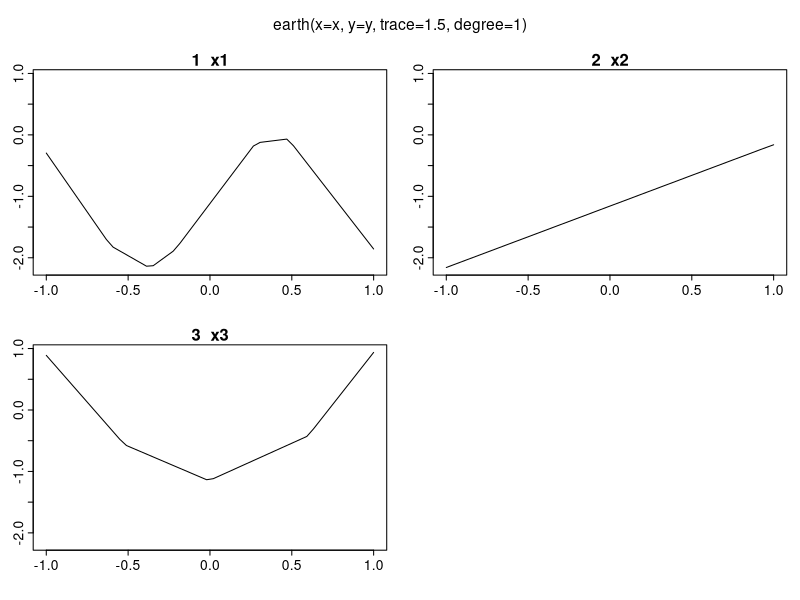

Here is the R script that generated this plot: (Note: this script raises an error after producing the figure.)
# test.big: test earth with a biggish model

library(earth)
if(!interactive())
    postscript(paper="letter")
options(warn=1)
options(digits=3)
printf <- function(format, ...) cat(sprintf(format, ...)) # like c printf
set.seed(2015)

p <- 100
n <- 20000 # big enough to cross ten-thousand-cases barrier in plotres and plotmo

# p <- 100; n <- 10e6 # earth 4.4.0: Error in forward.pass: Out of memory (could not allocate 15 GB)
                      # ok with nk=21, 42 minutes to build model
                      # earth 4.6.3: Stopped after two hours, much memory paging

# p <- 100; n <- 9e6  # windows 64 bit system, 2.9 GHz i7, 32 gig ram, SSD drive:
                      # earth 4.4.0: Out of memory (could not allocate 15 GB)
                      # earth 4.6.3: ok (earth now uses .Call instead of .C to invoke ForwardPassR)
                      #              55 mins to build model

# p <- 100; n <- 8e6  # 51 minutes to build model, additional 1.5 minutes for plotmo and plotres

# p <- 2; n <- 60e6   # ok

# p <- 2; n <- 80e6   # ok (but not enough memory to get leverages)
#                     # 18 minutes to build model, additional 8 minutes for plotmo and plotres
#
# p <- 2; n <- 100e6  # earth 4.6.3: thrashes, interupted after a few hours
#                     # earth 4.4.0 Error in leaps.setup: Reached total allocation of 32673Mb
#                     # ok with nk=11, not so much thrashing, 10 minutes

cat("creating x\n")
ran <- function() runif(n, min=-1, max=1)
set.seed(2015)
x <- matrix(ran(), ncol=1)
if(p >= 2)
    x <- cbind(x, ran())
if(p >= 3)
    x <- cbind(x, ran())
if(p >= 4) {
    # xran saves time generating x, ok because func uses only columns x1, x2, and x3
    xran <- ran()
    x <- cbind(x, matrix(xran, nrow=n, ncol=p-3))
}
colnames(x) <- paste("x", 1:ncol(x), sep="")
func <- function(x) # additive, no interactions
{
    y <- sin(4 * x[,1])
    if(p > 1)
        y <- y + x[,2]
    if(p > 2)
        y <- y + 2 * x[,3]^2 - 1
    y
}
cat("creating y\n")
y <- func(x)
cat("calling earth\n")
start.time <- proc.time()
a <- earth(x, y, degree=1, trace=1.5)
if(interactive())
    printf("n %g p %g: earth time %.3f seconds (%.3f minutes)\n",
        n, p,
        (proc.time() - start.time)[3],
        (proc.time() - start.time)[3] / 60)
cat("print(summary(a1)):\n")
print(summary(a))
invisible(gc())
cat("calling plotmo\n")
plotmo(a, trace=-1)
invisible(gc())
cat("calling plotres\n")
set.seed(2015) # TODO this is necessary, why?
plot(a, trace=1)
if(interactive()) {
    printf("n %g p %g: total time %.3f seconds (%.3f minutes)\n",
         n, p,
        (proc.time() - start.time)[3],
        (proc.time() - start.time)[3] / 60)
    x <- y <- 0 # free memory by reducing size of large matrices
    gc()        # release memory back to operating system
}
if(!interactive()) {
    dev.off()         # finish postscript plot
    q(runLast=FALSE)  # needed else R prints the time on exit (R2.5 and higher) which messes up the diffs
}
